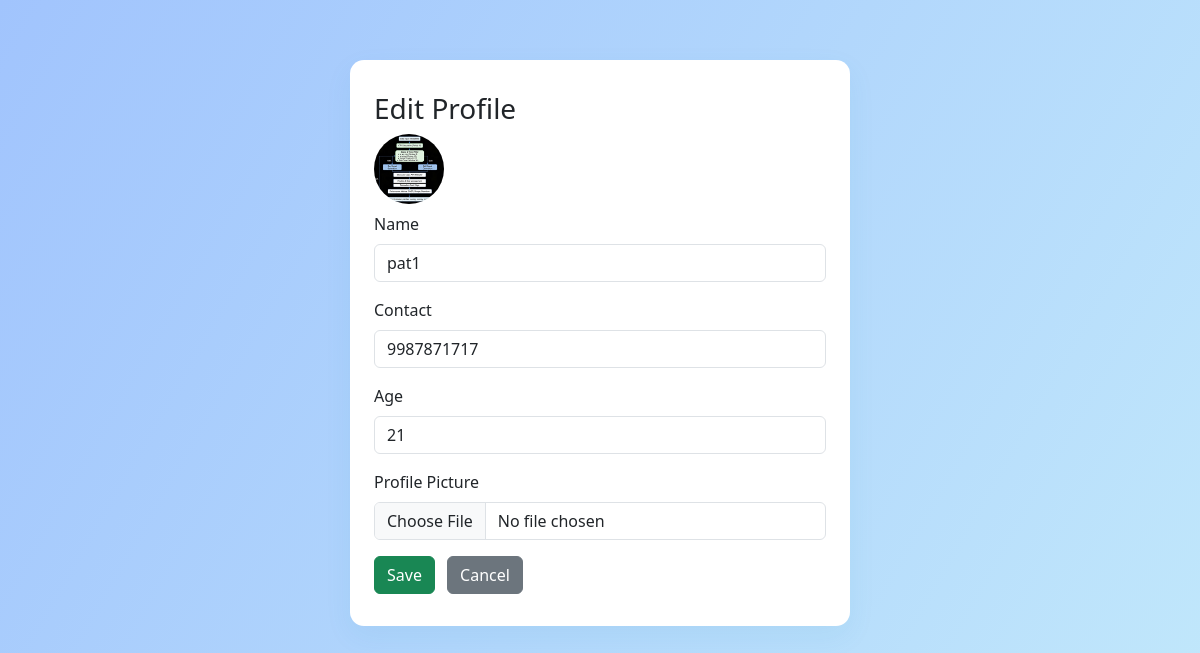
/edit_profile (signed in), run on an earlier commit of the app's database.
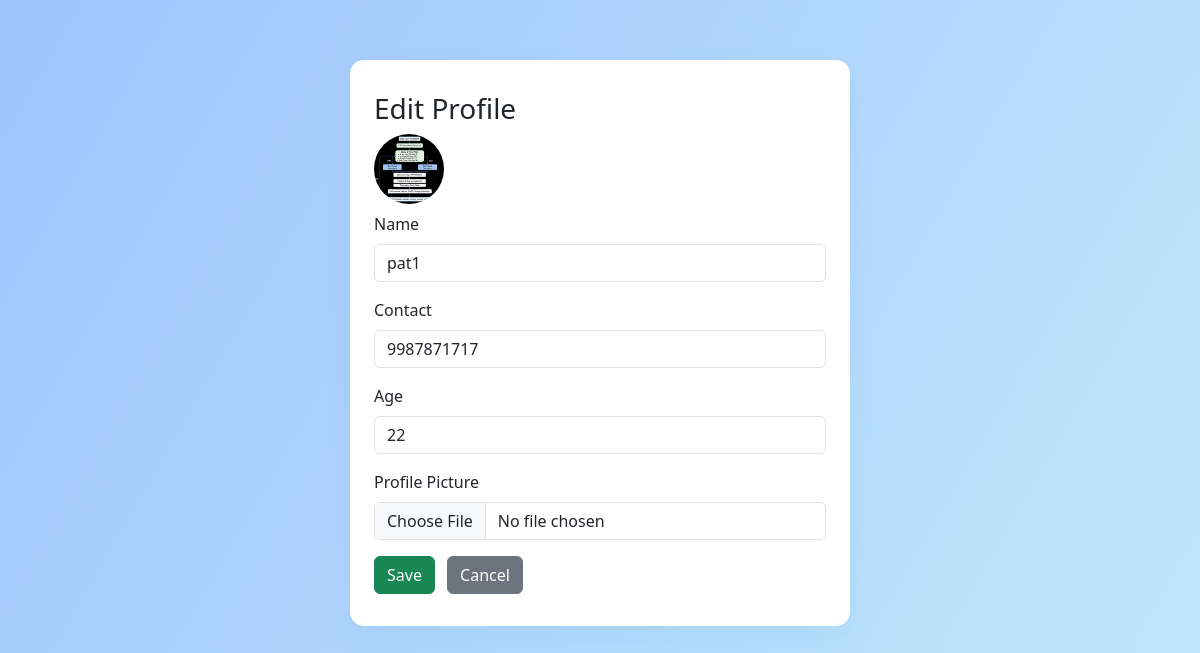
And on a later commit of the database.
### tables this page shows
CREATE TABLE patients (
    id INTEGER PRIMARY KEY,  -- links to users.id
    name TEXT NOT NULL,
    contact TEXT
, age INTEGER, pfp TEXT);

### app.py (the view, shortened to what this page needs)
@app.route("/edit_profile", methods=["GET", "POST"])
def edit_profile():
    if 'user_id' not in session or session.get('role') != 'patient':
        return redirect(url_for('login'))
    db = get_db()
    user_id = session['user_id']
    patient = db.execute('SELECT name, contact, age, pfp FROM patients WHERE id=?', (user_id,)).fetchone()
    return render_template("edit_profile.html", patient=patient)

### app.py (called while the page is built)
def get_db():
    db = getattr(g, '_database', None)
    if db is None:
        db = g._database = sqlite3.connect(DATABASE)
    return db

@app.teardown_appcontext
def close_connection(exception):
    db = getattr(g, '_database', None)
    if db is not None:
        db.close()

### templates/edit_profile.html (shortened to what this page needs)
<!doctype html>
<html lang="en">
<head>
  <link href="https://cdn.jsdelivr.net/npm/bootstrap@5.3.2/dist/css/bootstrap.min.css" rel="stylesheet">
</head>
<body>
<div class="edit-container">
  <h3>Edit Profile</h3>
  <form method="POST" enctype="multipart/form-data">
      <img src="{% if patient[3] %}/static/patient_pfps/{{ patient[3] }}{% else %}https://ui-avatars.com/api/?name={{ patient[0] | urlencode }}&background=5fa8d3&color=fff&size=80{% endif %}" class="pfp-preview mb-2">
      <div class="mb-3">
          <label class="form-label">Name</label>
          <input type="text" class="form-control" name="name" value="{{ patient[0] }}" required>
      </div>
      <div class="mb-3">
          <label class="form-label">Contact</label>
          <input type="text" class="form-control" name="contact" value="{{ patient[1] }}" required>
      </div>
      <div class="mb-3">
          <label class="form-label">Age</label>
          <input type="number" class="form-control" name="age" value="{{ patient[2] or '' }}" min="0" max="120" required>
      </div>
      <div class="mb-3">
          <label class="form-label">Profile Picture</label>
          <input type="file" class="form-control" name="pfp" accept="image/*">
      </div>
      <button type="submit" class="btn btn-success">Save</button>
      <a href="{{ url_for('patient_dashboard') }}" class="btn btn-secondary ms-2">Cancel</a>
  </form>
</div>
</body>
</html>

What changed in the data, as far as the page shows it:
changed patients "pat1": age "21" → "22"
